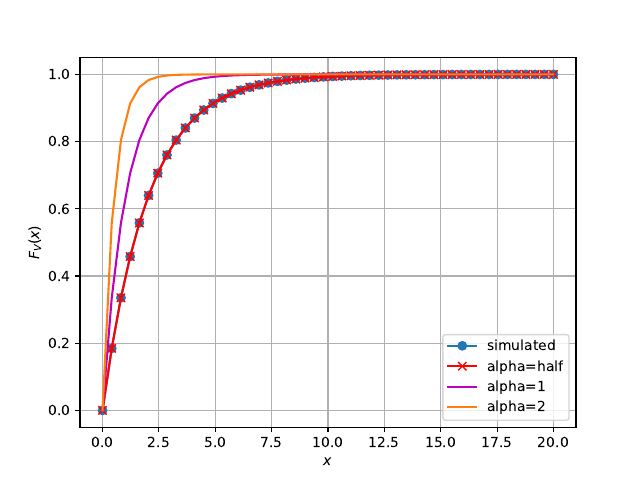

Source code (Python):
import numpy as np
import mpmath as mp
import matplotlib.pyplot as plt
import scipy

x = np.linspace(0,20,50)#points on the x axis
simlen = int(1e7) #number of samples
err = [] #declaring probability list
randvar1 = np.random.normal(0,1,simlen)
randvar2= np.random.normal (0,1,simlen)
for i in range(0,50):
	err_ind = np.nonzero((randvar1)**2+(randvar2)**2 < x[i]) #checking probability condition
	err_n = np.size(err_ind) #computing the probability
	err.append(err_n/simlen) #storing the probability values in a list

def chi_cdf_ahalf(x): # if alpha=0.5
  return 1-np.exp(-(x/2))
def chi_cdf_a1(x):  #if alpha=1
  return 1-np.exp(-(x))
def chi_cdf_a2(x):   #if alpha=2
  return 1-np.exp(-2*(x))


vec_chi_ahalf=scipy.vectorize(chi_cdf_ahalf)
vec_chi_a1=scipy.vectorize(chi_cdf_a1)	
vec_chi_a2=scipy.vectorize(chi_cdf_a2)		
plt.plot(x.T, err ,marker='o')#plotting the CDF
plt.plot(x,vec_chi_ahalf(x),'r',marker='x')
plt.plot(x,vec_chi_a1(x),'m')
plt.plot(x,vec_chi_a2(x))
plt.grid() #creating the grid
plt.xlabel('$x$')
plt.ylabel('$F_V(x)$')
plt.legend(['simulated' , 'alpha=half','alpha=1','alpha=2'])
plt.savefig('7.1.2.pdf')
plt.show()